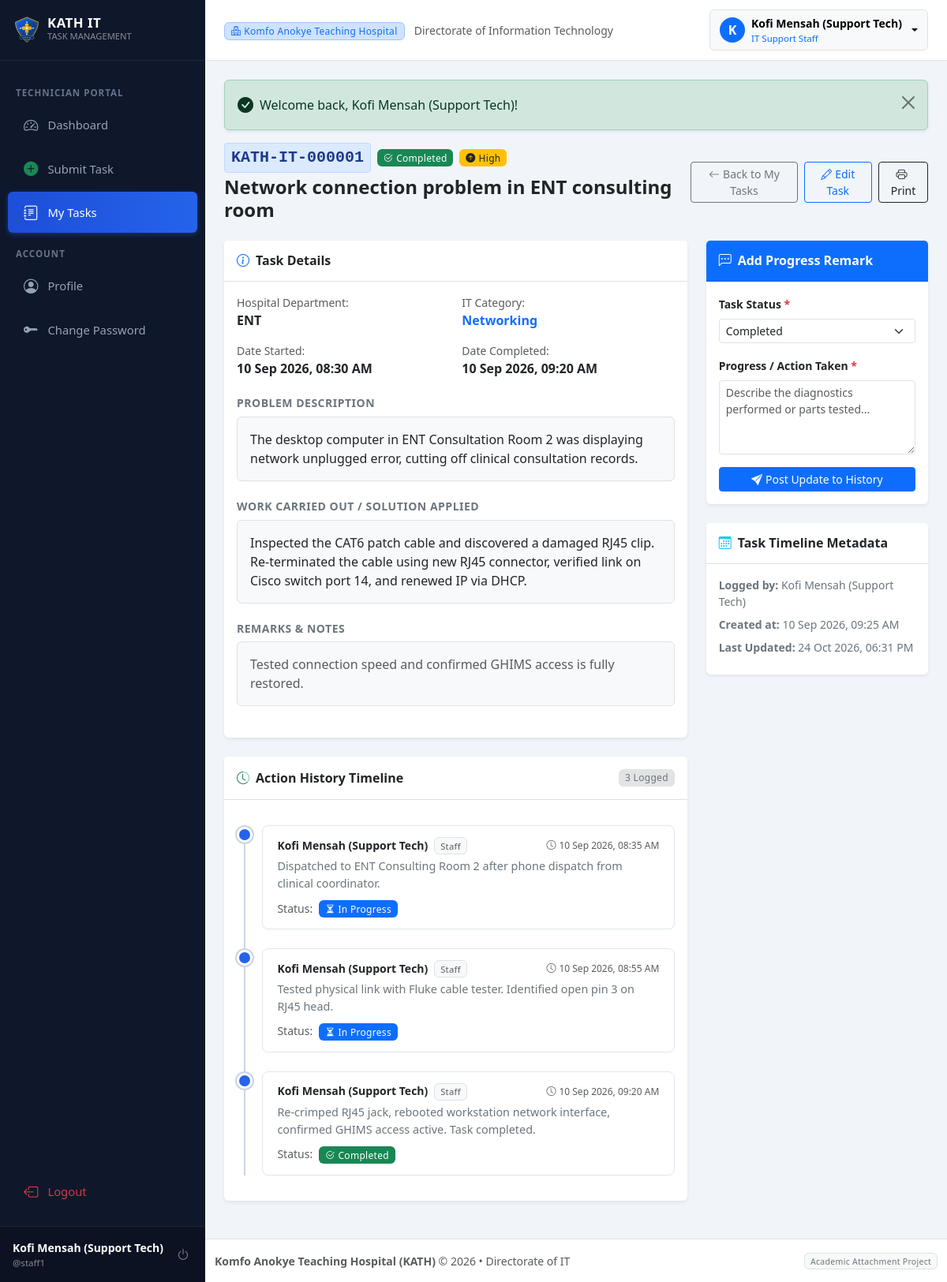
Page /staff/task_view.php?id=1 (signed in) on the committed database.
### tables this page shows
CREATE TABLE IF NOT EXISTS `users` (
    `id` INT AUTO_INCREMENT PRIMARY KEY,
    `full_name` VARCHAR(150) NOT NULL,
    `username` VARCHAR(60) NOT NULL UNIQUE,
    `email` VARCHAR(150) NOT NULL UNIQUE,
    `phone` VARCHAR(30) NULL,
    `password` VARCHAR(255) NOT NULL,
    `role` ENUM('admin', 'staff') NOT NULL DEFAULT 'staff',
    `department_id` INT NULL,
    `status` ENUM('active', 'inactive') NOT NULL DEFAULT 'active',
    `created_at` TIMESTAMP DEFAULT CURRENT_TIMESTAMP,
    `updated_at` TIMESTAMP DEFAULT CURRENT_TIMESTAMP ON UPDATE CURRENT_TIMESTAMP,
    CONSTRAINT `fk_users_department` FOREIGN KEY (`department_id`) 
        REFERENCES `departments`(`id`) ON DELETE SET NULL ON UPDATE CASCADE
);

CREATE TABLE IF NOT EXISTS `tasks` (
    `id` INT AUTO_INCREMENT PRIMARY KEY,
    `task_number` VARCHAR(30) NOT NULL UNIQUE,
    `user_id` INT NOT NULL,
    `department_id` INT NOT NULL,
    `category_id` INT NOT NULL,
    `title` VARCHAR(255) NOT NULL,
    `problem_description` TEXT NOT NULL,
    `work_done` TEXT NOT NULL,
    `priority` ENUM('Low', 'Medium', 'High', 'Critical') NOT NULL DEFAULT 'Medium',
    `status` ENUM('Pending', 'In Progress', 'Completed', 'Cancelled') NOT NULL DEFAULT 'Pending',
    `date_started` DATETIME NOT NULL,
    `date_completed` DATETIME NULL,
    `remarks` TEXT NULL,
    `attachment` VARCHAR(255) NULL,
    `created_at` TIMESTAMP DEFAULT CURRENT_TIMESTAMP,
    `updated_at` TIMESTAMP DEFAULT CURRENT_TIMESTAMP ON UPDATE CURRENT_TIMESTAMP,
    CONSTRAINT `fk_tasks_user` FOREIGN KEY (`user_id`) 
        REFERENCES `users`(`id`) ON DELETE RESTRICT ON UPDATE CASCADE,
    CONSTRAINT `fk_tasks_department` FOREIGN KEY (`department_id`) 
        REFERENCES `departments`(`id`) ON DELETE RESTRICT ON UPDATE CASCADE,
    CONSTRAINT `fk_tasks_category` FOREIGN KEY (`category_id`) 
        REFERENCES `categories`(`id`) ON DELETE RESTRICT ON UPDATE CASCADE,
    INDEX `idx_tasks_task_number` (`task_number`),
    INDEX `idx_tasks_status` (`status`),
    INDEX `idx_tasks_priority` (`priority`),
    INDEX `idx_tasks_date_started` (`date_started`),
    INDEX `idx_tasks_created_at` (`created_at`)
);

CREATE TABLE IF NOT EXISTS `departments` (
    `id` INT AUTO_INCREMENT PRIMARY KEY,
    `department_name` VARCHAR(120) NOT NULL UNIQUE,
    `description` TEXT NULL,
    `status` ENUM('active', 'inactive') NOT NULL DEFAULT 'active',
    `created_at` TIMESTAMP DEFAULT CURRENT_TIMESTAMP,
    `updated_at` TIMESTAMP DEFAULT CURRENT_TIMESTAMP ON UPDATE CURRENT_TIMESTAMP
);

CREATE TABLE IF NOT EXISTS `categories` (
    `id` INT AUTO_INCREMENT PRIMARY KEY,
    `category_name` VARCHAR(120) NOT NULL UNIQUE,
    `description` TEXT NULL,
    `status` ENUM('active', 'inactive') NOT NULL DEFAULT 'active',
    `created_at` TIMESTAMP DEFAULT CURRENT_TIMESTAMP,
    `updated_at` TIMESTAMP DEFAULT CURRENT_TIMESTAMP ON UPDATE CURRENT_TIMESTAMP
);

CREATE TABLE IF NOT EXISTS `task_updates` (
    `id` INT AUTO_INCREMENT PRIMARY KEY,
    `task_id` INT NOT NULL,
    `user_id` INT NOT NULL,
    `update_message` TEXT NOT NULL,
    `status` ENUM('Pending', 'In Progress', 'Completed', 'Cancelled') NOT NULL,
    `created_at` TIMESTAMP DEFAULT CURRENT_TIMESTAMP,
    CONSTRAINT `fk_updates_task` FOREIGN KEY (`task_id`) 
        REFERENCES `tasks`(`id`) ON DELETE CASCADE ON UPDATE CASCADE,
    CONSTRAINT `fk_updates_user` FOREIGN KEY (`user_id`) 
        REFERENCES `users`(`id`) ON DELETE RESTRICT ON UPDATE CASCADE,
    INDEX `idx_updates_task_id` (`task_id`)
);

### staff/task_view.php (the view, shortened to what the rows shown need)
<?php
require_once __DIR__ . '/../includes/auth.php';
$taskId = (int)($_GET['id'] ?? 0);
$userId = (int)$_SESSION['user']['id'];
try {
    $stmt = $pdo->prepare("
        SELECT t.*,
               u.full_name as staff_name, u.email as staff_email,
               d.department_name,
               c.category_name
        FROM tasks t
        JOIN users u ON t.user_id = u.id
        JOIN departments d ON t.department_id = d.id
        JOIN categories c ON t.category_id = c.id
        WHERE t.id = :id AND t.user_id = :user_id
        LIMIT 1
    ");
    $stmt->execute([':id' => $taskId, ':user_id' => $userId]);
    $task = $stmt->fetch();
    $stmtUpdates = $pdo->prepare("
        SELECT tu.*, u.full_name, u.role
        FROM task_updates tu
        JOIN users u ON tu.user_id = u.id
        WHERE tu.task_id = :task_id
        ORDER BY tu.created_at ASC
    ");
    $stmtUpdates->execute([':task_id' => $taskId]);
    $updates = $stmtUpdates->fetchAll();
} catch (PDOException $e) {
    die("Database error: " . $e->getMessage());
}
include __DIR__ . '/../includes/header.php';
?>
<div class="d-flex flex-column flex-md-row justify-content-between align-items-md-center mb-4 no-print">
    <div>
        <div class="d-flex align-items-center gap-2 mb-1">
            <span class="task-number-pill fs-5"><?= h($task['task_number']) ?></span>
            <?= get_status_badge($task['status']) ?>
            <?= get_priority_badge($task['priority']) ?>
        </div>
        <h4 class="fw-bold mb-0 text-dark"><?= h($task['title']) ?></h4>
    </div>
</div>
<div class="row g-4">
    <div class="col-lg-8">
        <div class="card shadow-sm border-0 mb-4">
            <div class="card-body">
                <div class="row g-3 mb-4">
                    <div class="col-sm-6">
                        <div class="text-muted small">Hospital Department:</div>
                        <div class="fw-bold text-dark fs-6"><?= h($task['department_name']) ?></div>
                    </div>
                    <div class="col-sm-6">
                        <div class="text-muted small">IT Category:</div>
                        <div class="fw-bold text-primary fs-6"><?= h($task['category_name']) ?></div>
                    </div>
                    <div class="col-sm-6">
                        <div class="text-muted small">Date Started:</div>
                        <div class="fw-semibold text-dark"><?= format_datetime($task['date_started']) ?></div>
                    </div>
                    <div class="col-sm-6">
                        <div class="text-muted small">Date Completed:</div>
                        <div class="fw-semibold text-dark"><?= format_datetime($task['date_completed']) ?></div>
                    </div>
                </div>
                <div class="mb-4">
                    <h6 class="fw-bold text-secondary text-uppercase small" style="letter-spacing: 0.5px;">Problem Description</h6>
                    <div class="p-3 bg-light rounded border text-dark" style="white-space: pre-wrap;"><?= h($task['problem_description']) ?></div>
                </div>
                <div class="mb-4">
                    <h6 class="fw-bold text-secondary text-uppercase small" style="letter-spacing: 0.5px;">Work Carried Out / Solution Applied</h6>
                    <div class="p-3 bg-light rounded border text-dark" style="white-space: pre-wrap;"><?= h($task['work_done']) ?></div>
                </div>
                <?php if (!empty($task['remarks'])): ?>
                    <div class="mb-4">
                        <h6 class="fw-bold text-secondary text-uppercase small" style="letter-spacing: 0.5px;">Remarks &amp; Notes</h6>
                        <div class="p-3 bg-light rounded border text-muted" style="white-space: pre-wrap;"><?= h($task['remarks']) ?></div>
                    </div>
                <?php endif; ?>
            </div>
        </div>
        <div class="card shadow-sm border-0 mb-4">
            <div class="card-body">
                <?php if (empty($updates)): ?>
                    <div class="text-center py-4 text-muted small">
                        No updates posted on this task yet.
                    </div>
                <?php else: ?>
                    <div class="timeline">
                        <?php foreach ($updates as $update): ?>
                            <div class="timeline-item">
                                <div class="timeline-marker"></div>
                                <div class="timeline-content">
                                    <div class="d-flex justify-content-between align-items-center mb-1">
                                        <div class="fw-bold text-dark small">
                                            <?= h($update['full_name']) ?>
                                            <span class="badge bg-light text-muted border ms-1" style="font-size: 0.7rem;">
                                                <?= ucfirst($update['role']) ?>
                                            </span>
                                        </div>
                                        <div class="text-muted small" style="font-size: 0.75rem;">
                                            <i class="bi bi-clock me-1"></i><?= format_datetime($update['created_at']) ?>
                                        </div>
                                    </div>
                                    <div class="mb-2 text-secondary" style="white-space: pre-wrap; font-size: 0.9rem;"><?= h($update['update_message']) ?></div>
                                    <div>
                                        <span class="text-muted small me-1">Status:</span>
                                        <?= get_status_badge($update['status']) ?>
                                    </div>
                                </div>
                            </div>
                        <?php endforeach; ?>
                    </div>
                <?php endif; ?>
            </div>
        </div>
    </div>
    <div class="col-lg-4">
        <div class="card shadow-sm border-0 mb-4 no-print">
            <div class="card-body p-3">
                <form action="task_view.php?id=<?= $task['id'] ?>" method="POST">
                    <div class="mb-3">
                        <label for="status" class="form-label small fw-semibold">Task Status <span class="text-danger">*</span></label>
                        <select class="form-select form-select-sm" name="status" id="status" required>
                            <option value="Completed" <?= $task['status'] === 'Completed' ? 'selected' : '' ?>>Completed</option>
                        </select>
                    </div>
                </form>
            </div>
        </div>
        <div class="card shadow-sm border-0">
            <div class="card-body small text-secondary">
                <div class="mb-2">
                    <strong>Logged by:</strong> <?= h($task['staff_name']) ?>
                </div>
                <div class="mb-2">
                    <strong>Created at:</strong> <?= format_datetime($task['created_at']) ?>
                </div>
                <div class="mb-2">
                    <strong>Last Updated:</strong> <?= format_datetime($task['updated_at']) ?>
                </div>
            </div>
        </div>
    </div>
</div>
<?php include __DIR__ . '/../includes/footer.php'; ?>

### includes/header.php (shortened to what the rows shown need)
<!DOCTYPE html>
<html lang="en">
<head>
    <link href="https://cdn.jsdelivr.net/npm/bootstrap@5.3.2/dist/css/bootstrap.min.css" rel="stylesheet">
    <link rel="stylesheet" href="https://cdn.jsdelivr.net/npm/bootstrap-icons@1.11.3/font/bootstrap-icons.min.css">
    <link rel="stylesheet" href="<?= BASE_URL ?>assets/css/style.css">
</head>
<body>
    <div class="wrapper">
        <?php include __DIR__ . '/sidebar.php'; ?>
        <div class="main-content">
            <nav class="top-navbar d-flex align-items-center justify-content-between">
                <div class="d-flex align-items-center gap-3">
                    <?php if ($user): ?>
                        <div class="dropdown">
                            <button class="btn btn-light dropdown-toggle d-flex align-items-center gap-2 border" type="button" data-bs-toggle="dropdown" aria-expanded="false">
                                <div class="bg-primary text-white rounded-circle d-flex align-items-center justify-content-center" style="width: 32px; height: 32px; font-weight: 600;">
                                    <?= strtoupper(substr($user['full_name'] ?? 'U', 0, 1)) ?>
                                </div>
                                <div class="text-start d-none d-md-block">
                                    <div class="fw-semibold small leading-tight"><?= h($user['full_name']) ?></div>
                                    <div class="text-muted" style="font-size: 0.72rem;">
                                        <?= $user['role'] === 'admin' ? '<span class="text-danger fw-bold">Administrator</span>' : '<span class="text-primary">IT Support Staff</span>' ?>
                                    </div>
                                </div>
                            </button>
                        </div>
                    <?php endif; ?>
                </div>
            </nav>
            <div class="container-fluid p-4">

### includes/sidebar.php (shortened to what the rows shown need)
<?php
$user = current_user();
?>
<aside class="sidebar">
    <?php if ($user): ?>
        <div class="sidebar-user d-flex align-items-center">
            <div class="flex-grow-1 overflow-hidden me-2">
                <div class="text-white text-truncate small fw-bold"><?= h($user['full_name']) ?></div>
                <div class="text-white-50 text-truncate" style="font-size: 0.72rem;">@<?= h($user['username']) ?></div>
            </div>
            <a href="<?= BASE_URL ?>logout.php" class="btn btn-sm btn-outline-secondary text-white-50 border-0 p-1" title="Sign Out">
                <i class="bi bi-power fs-6"></i>
            </a>
        </div>
    <?php endif; ?>
</aside>

### includes/functions.php (shortened to what the rows shown need)
<?php
function h($string) {
    return htmlspecialchars((string)($string ?? ''), ENT_QUOTES, 'UTF-8');
}
function current_user() {
    return $_SESSION['user'] ?? null;
}
function get_priority_badge($priority) {
    $p = ucfirst(strtolower($priority));
    switch ($p) {
        case 'High':
            return '<span class="badge bg-warning text-dark"><i class="bi bi-arrow-up-circle-fill me-1"></i>High</span>';
    }
}
function get_status_badge($status) {
    $s = ucwords(strtolower($status));
    switch ($s) {
        case 'Completed':
            return '<span class="badge bg-success text-white"><i class="bi bi-check2-circle me-1"></i>Completed</span>';
        case 'In Progress':
            return '<span class="badge bg-primary text-white"><i class="bi bi-hourglass-split me-1"></i>In Progress</span>';
    }
}
function format_datetime($dt) {
    $time = strtotime($dt);
    return date('d M Y, h:i A', $time);
}

### rows in the picture
users: full_name "Kofi Mensah (Support Tech)", username "staff1", full_name "K"
tasks: task_number "KATH-IT-000001", title "Network connection problem in ENT consulting room", department.department_name "ENT", category.category_name "Networking", date_started "10 Sep 2026, 08:30 AM", date_completed "10 Sep 2026, 09:20 AM", problem_description "The desktop computer in ENT Consultation Room 2 was displaying network unplugged error, cutting off clinical consultation records.", work_done "Inspected the CAT6 patch cable and discovered a damaged RJ45 clip. Re-terminated the cable using new RJ45 connector, verified link on Cisco switch port 14, and renewed IP via DHCP.", remarks "Tested connection speed and confirmed GHIMS access is fully restored.", status "Completed", user.full_name "Kofi Mensah (Support Tech)", created_at "10 Sep 2026, 09:25 AM", updated_at "24 Oct 2026, 06:31 PM"
task_updates: user.full_name "Kofi Mensah (Support Tech)", user.role "Staff", created_at "10 Sep 2026, 08:35 AM", update_message "Dispatched to ENT Consulting Room 2 after phone dispatch from clinical coordinator.", status "In Progress" (drawn)
task_updates: user.full_name "Kofi Mensah (Support Tech)", user.role "Staff", created_at "10 Sep 2026, 08:55 AM", update_message "Tested physical link with Fluke cable tester. Identified open pin 3 on RJ45 head.", status "In Progress" (drawn)
task_updates: user.full_name "Kofi Mensah (Support Tech)", user.role "Staff", created_at "10 Sep 2026, 09:20 AM", update_message "Re-crimped RJ45 jack, rebooted workstation network interface, confirmed GHIMS access active. Task completed.", status "Completed" (drawn)

### other values in the picture
$message "Welcome back, Kofi Mensah (Support Tech)!"
count($updates) "3"
